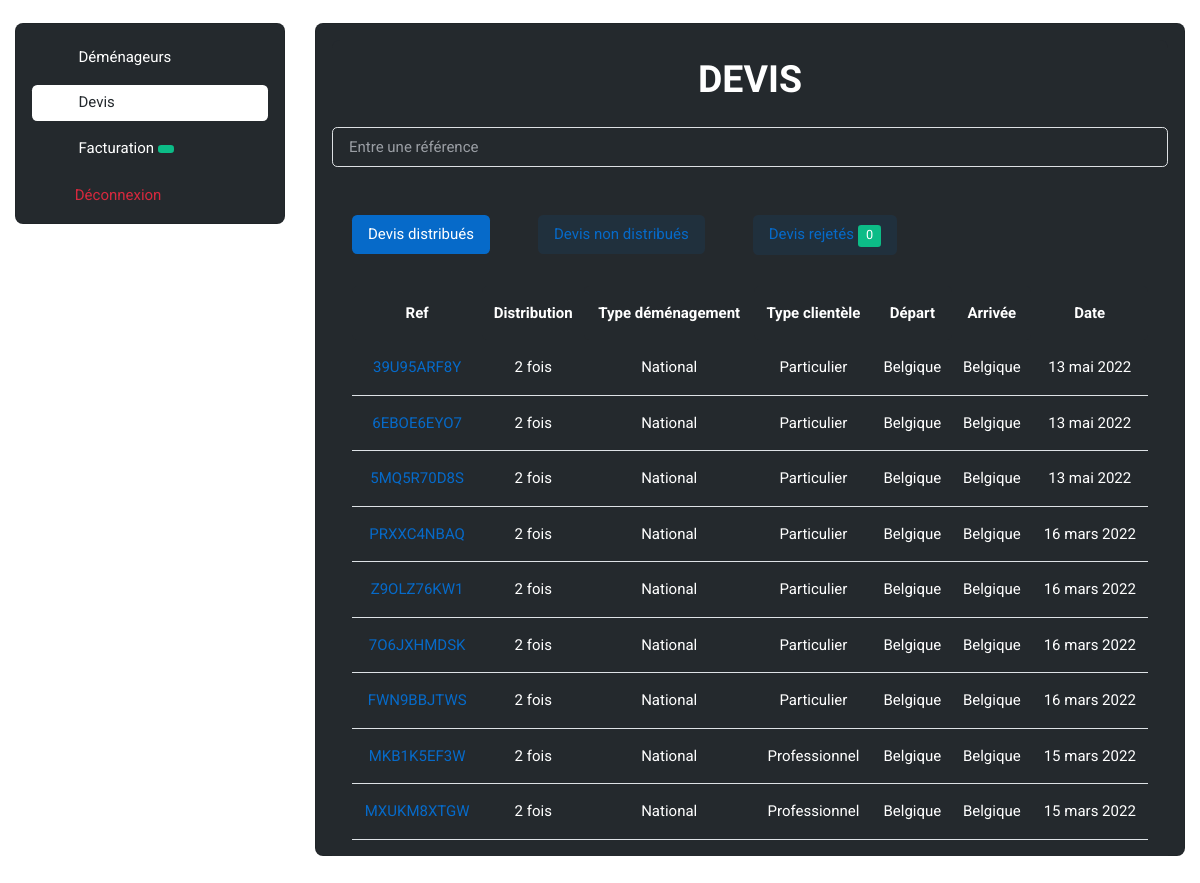
/administration/devis_home/ (signed in), run on an earlier commit of the app's database.
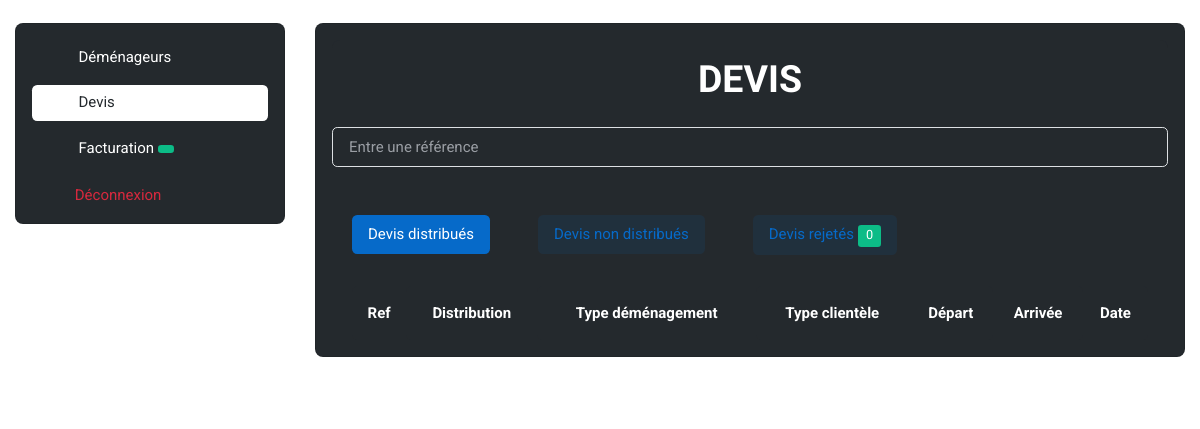
And on a later commit of the database.
### base_app/models.py (models this page shows, shortened)
class Quote_Request(models.Model):
    ref = models.CharField(max_length=30)
    country = models.ForeignKey(Country, on_delete=models.CASCADE, default="")
    City_Departure = models.CharField(max_length=300)
    Adresse_Departure = models.CharField(max_length=300)
    Postal_Code_Departure = models.IntegerField()
    Residence_Number_or_Name_Departure = models.CharField(max_length=300)
    Residence_Departure = models.CharField(max_length=300)
    Number_Room_Departure = models.IntegerField()
    Country_Arrival = models.CharField(max_length=300, default="")
    City_Arrival = models.CharField(max_length=300)
    Adresse_Arrival = models.CharField(max_length=300)
    Residence_Number_or_Name_Arrival = models.CharField(max_length=300)
    Postal_Code_Arrival = models.IntegerField()
    Residence_Arrival = models.CharField(max_length=300)
    packing_service = models.BooleanField(default=False)
    packaging_materials = models.BooleanField(default=False)
    furniture_assembly_disassembly = models.BooleanField(default=False)
    furniture_storage = models.BooleanField(default=False)
    Additional_informations = models.CharField(max_length=300)
    firstname = models.CharField(max_length=300, default="")
    lastname = models.CharField(max_length=300, default="")
    email = models.EmailField(default="")
    email_sent_to_customer = models.BooleanField(default=False)
    phone_number = models.CharField(max_length=30, default="")
    created = models.DateTimeField(auto_now_add=True)
    distributed = models.BooleanField(default=False)
    moving_date = models.DateTimeField(auto_now_add=False)
    moving_date1 = models.DateTimeField(auto_now_add=False)
    moving_date2 = models.DateTimeField(auto_now_add=False)
    moving_type1 = models.ForeignKey(Moving_Type1, on_delete=models.CASCADE)
    moving_type2 = models.ForeignKey(Moving_Type2, on_delete=models.CASCADE)

class Moving_Type1(models.Model):  # can be national opr international
    name = models.CharField(max_length=300)

class Moving_Type2(models.Model):  # can be 'particulier' or 'professionnel'
    name = models.CharField(max_length=300)

class Country(models.Model):
    name = models.CharField(max_length=300)

### administration/views.py (the view, shortened to what this page needs)
# urls.py: path('devis_home/', views.devis_home, name='devis_home'),
@login_required
def devis_home(request):
    countries = Country.objects.all()
    quote_requests = Quote_Request.objects.all().order_by('-id')
    mover_quote_requests = Mover_Quote_Request.objects.all()
    moving_type1 = Moving_Type1.objects.all()
    moving_type2 = Moving_Type2.objects.all()
    distributed_requests = Mover_Quote_Request.objects.values('quote_request_id').annotate(Count('id')).order_by()
    quote_requests_rejected = Quote_Request_Rejected.objects.filter(mover_quote_request__rejected=True)
    number_quote_requests_rejected = Quote_Request_Rejected.objects.filter(mover_quote_request__rejected=True).count()
    return render(request, 'administration/devis/devis_home.html', {'countries': countries, 'quote_requests':
        quote_requests, 'moving_type1': moving_type1, 'moving_type2': moving_type2, 'mover_quote_requests':
                                                                        mover_quote_requests, 'distributed_requests':
                                                                        distributed_requests,
                                                                    'number_quote_requests_rejected':
                                                                        number_quote_requests_rejected,
                                                                    'quote_requests_rejected':
                                                                        quote_requests_rejected})

### administration/templates/administration/devis/devis_home.html (shortened to what the changed rows need)
{% extends 'administration/admin_base.html' %}
{% load static %}
{% block main %}
    <div class="card bg-dark">
        <div class="card-header bg-dark" align="center">
            <h2 class="text-white">DEVIS</h2>
        </div>
        <div class="card-body bg-dark">
            {% if quote_request %}
                                                    {% load i18n %}
            {% else %}
                <div class="tab-content mb-0" id="devis-pills-tabContent">
                    <div class="tab-pane fade show active" id="devis-pills-tab1" role="tabpanel" aria-labelledby="devis-pills-tab-1">
                        <div class="row">
                            <div class="col-12">
                                <div class="row justify-content-between">
                                    <div class="table-responsive-lg border-0">
                                        <table class="table table-dark-gray align-middle p-4 mb-0 text-white">
                                            <thead align="center">
                                                <tr>
                                                    <th scope="col" class="border-0 rounded-start">Ref</th>
                                                    <th scope="col" class="border-0 rounded-start">Distribution</th>
                                                    <th scope="col" class="border-0 rounded-start">Type déménagement</th>
                                                    <th scope="col" class="border-0 rounded-start">Type clientèle</th>
                                                    <th scope="col" class="border-0 rounded-end">Départ</th>
                                                    <th scope="col" class="border-0 rounded-end">Arrivée</th>
                                                    <th scope="col" class="border-0 rounded-end">Date</th>
                                                </tr>
                                            </thead>
                                            <tbody align="center">
                                                {% for quote_request in quote_requests %}
                                                    {% for distributed_request in distributed_requests %}
                                                        {% if distributed_request.quote_request_id == quote_request.id %}
                                                            <tr>
                                                                <td>
                                                                    <a href="{% url 'devis_detail' quote_request.id %}">
                                                                        <center>{{quote_request.ref}}</center>
                                                                    </a>
                                                                </td>
                                                                <td>
                                                                    <center>{{distributed_request.id__count}} fois</center>
                                                                </td>
                                                                <td>
                                                                    <center>
                                                                        {{quote_request.moving_type1.name}}
                                                                    </center>
                                                                </td>
                                                                <td>
                                                                    <center>
                                                                        {{quote_request.moving_type2.name}}
                                                                    </center>
                                                                </td>
                                                                <td>
                                                                    <center>
                                                                        {{quote_request.country.name}}
                                                                    </center>
                                                                </td>
                                                                <td>
                                                                    <center>
                                                                        {% if quote_request.moving_type1.name == "International" %}
                                                                            {{quote_request.Country_Arrival}}
                                                                        {% else %}
                                                                            {{quote_request.country.name}}
                                                                        {% endif %}
                                                                    </center>
                                                                </td>
                                                                <td>
                                                                    <center>
                                                                        {% load i18n %}
                                                                        {% language 'fr' %}
                                                                            {{quote_request.created|date:'d F Y'}}
                                                                        {% endlanguage %}
                                                                    </center>
                                                                </td>
                                                            </tr>
                                                        {% endif %}
                                                    {% endfor %}
                                                {% endfor %}
                                            </tbody>
                                        </table>
                                    </div>
                                </div>
                            </div>
                        </div>
                    </div>
                                                {% for mover in movers_unactivated %}
                                                                {% load i18n %}
                                                {% endfor %}
                                                {% for quote_request_rejected in quote_requests_rejected %}
                                                                {% load i18n %}
                                                {% endfor %}
                </div>
            {% endif %}
        </div>
    </div>
{% endblock %}

What changed in the data, as far as the page shows it:
removed Quote_Request: ref "39U95ARF8Y", id__count "2", moving_type1.name "National", moving_type2.name "Particulier", country.name "Belgique", country.name "Belgique", created "13 mai 2022"
removed Quote_Request: ref "6EBOE6EYO7", id__count "2", moving_type1.name "National", moving_type2.name "Particulier", country.name "Belgique", country.name "Belgique", created "13 mai 2022"
removed Quote_Request: ref "5MQ5R70D8S", id__count "2", moving_type1.name "National", moving_type2.name "Particulier", country.name "Belgique", country.name "Belgique", created "13 mai 2022"
removed Quote_Request: ref "PRXXC4NBAQ", id__count "2", moving_type1.name "National", moving_type2.name "Particulier", country.name "Belgique", country.name "Belgique", created "16 mars 2022"
removed Quote_Request: ref "Z9OLZ76KW1", id__count "2", moving_type1.name "National", moving_type2.name "Particulier", country.name "Belgique", country.name "Belgique", created "16 mars 2022"
removed Quote_Request: ref "7O6JXHMDSK", id__count "2", moving_type1.name "National", moving_type2.name "Particulier", country.name "Belgique", country.name "Belgique", created "16 mars 2022"
removed Quote_Request: ref "FWN9BBJTWS", id__count "2", moving_type1.name "National", moving_type2.name "Particulier", country.name "Belgique", country.name "Belgique", created "16 mars 2022"
removed Quote_Request: ref "MKB1K5EF3W", id__count "2", moving_type1.name "National", moving_type2.name "Professionnel", country.name "Belgique", country.name "Belgique", created "15 mars 2022"
removed Quote_Request: ref "MXUKM8XTGW", id__count "2", moving_type1.name "National", moving_type2.name "Professionnel", country.name "Belgique", country.name "Belgique", created "15 mars 2022"
